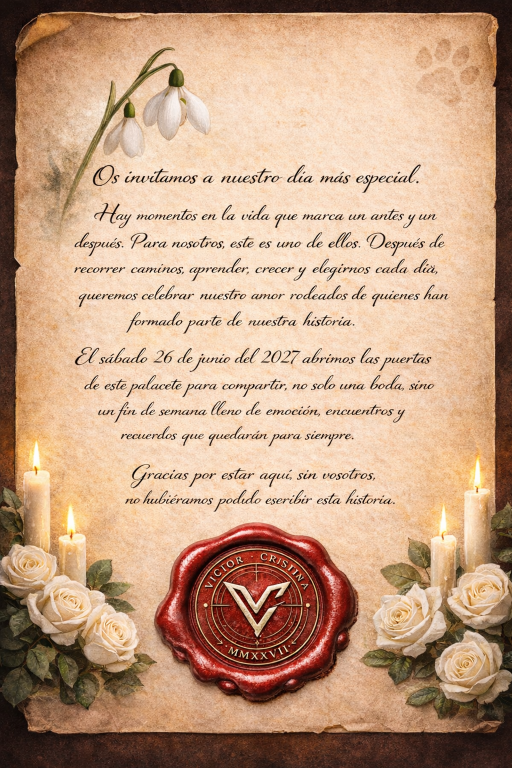
#> input picture assets/gallery/nuestro-dia-mas-especial.png, 1024 x 1536 px (shown at 1/2 size)
$ python animate_candles.py
#> lines starting #> are read from the running program, lines starting #| are printed output that depends on the picture; after the words box and inside, x2 and y2 are one past the last pixel; in counts of white or black regions, pixels touching at a corner belong together
#> in main, base is the input picture: shape (1536, 1024, 3); mean B, G, R 129.9, 157.8, 193.8
#!/usr/bin/env python3
"""
Animate candle flames in a static image using OpenCV + MoviePy.

Goal:
- Keep the image static except for candle flames.
- Simulate realistic flame motion (shape + brightness + glow).
- Export a seamless loop in MP4 or GIF.

Dependencies:
    pip install numpy opencv-python moviepy

Example:
    python3 animate_candles.py \
      --input assets/gallery/nuestro-dia-mas-especial.png \
      --output assets/gallery/nuestro-dia-mas-especial-animado.mp4 \
      --duration 4 --fps 24

    python3 animate_candles.py \
      --input assets/gallery/centro-mesa-programa.png \
      --output assets/gallery/centro-mesa-programa-animado.mp4 \
      --duration 4 --fps 24

Optional manual flame override (repeat --flame for each candle):
    --flame x,y,rx,ry,phase
Example:
    --flame 226,46,36,62,0.1 --flame 1380,495,34,64,1.9 --flame 1308,836,34,64,3.2
"""

from __future__ import annotations

import argparse
import math
from dataclasses import dataclass
from pathlib import Path
from typing import Iterable, List, Sequence

try:
    import cv2
    import numpy as np
except Exception as exc:
    raise SystemExit(
        "Missing dependencies. Install with: pip install numpy opencv-python moviepy"
    ) from exc

try:
    # MoviePy 1.x
    from moviepy.editor import VideoClip
except Exception:
    # MoviePy 2.x
    from moviepy import VideoClip


@dataclass(frozen=True)
class FlameConfig:
    """User-level config for one flame region."""

    cx: int
    cy: int
    rx: int
    ry: int
    phase: float = 0.0


@dataclass
class PreparedFlame:
    """Precomputed arrays for fast per-frame animation."""

    cfg: FlameConfig
    x0: int
    y0: int
    x1: int
    y1: int
    xx: np.ndarray
    yy: np.ndarray
    core: np.ndarray
    tip: np.ndarray
    alpha: np.ndarray
    glow: np.ndarray
    base_roi: np.ndarray


# [30 lines left out: functions periodic_mix, parse_flame, not called in this run]


def default_flames(width: int, height: int) -> List[FlameConfig]:
    """
    Defaults tuned for this repo image assets.
    Falls back to relative coordinates for the letter image composition.
    """
#> called with width = 1024, height = 1536
    if width == 1536 and height == 1024:
        return [
            FlameConfig(226, 46, 36, 62, 0.1),   # top-left candle
            FlameConfig(1380, 495, 34, 64, 1.9), # right-middle candle
            FlameConfig(1308, 836, 34, 64, 3.2), # bottom-right candle
        ]

    if width == 1498 and height == 533:
        return [
            FlameConfig(652, 74, 30, 44, 0.12),   # top-left tall candle
            FlameConfig(840, 62, 30, 44, 0.88),   # top-right tall candle
            FlameConfig(376, 251, 24, 34, 1.42),  # left-front candle
            FlameConfig(493, 306, 22, 30, 2.05),  # left-front small candle
            FlameConfig(1064, 182, 24, 34, 2.78), # right-middle candle
            FlameConfig(1203, 265, 24, 34, 3.44), # right-front candle
        ]

    rel = [
        (0.147, 0.045, 0.023, 0.060, 0.1),
        (0.898, 0.484, 0.022, 0.063, 1.9),
        (0.852, 0.816, 0.022, 0.063, 3.2),
    ]
    out: List[FlameConfig] = []
    for cxr, cyr, rxr, ryr, phase in rel:
        out.append(
            FlameConfig(
                cx=int(round(cxr * width)),
                cy=int(round(cyr * height)),
                rx=max(10, int(round(rxr * width))),
                ry=max(20, int(round(ryr * height))),
                phase=phase,
            )
        )
    return out


class CandleAnimator:
    def __init__(
        self,
        base_bgr_u8: np.ndarray,
        flames: Iterable[FlameConfig],
        duration: float,
    ) -> None:
#> called with duration = 4
        if base_bgr_u8.ndim != 3 or base_bgr_u8.shape[2] != 3:
            raise ValueError("Input image must be a 3-channel color image.")
        self.base = base_bgr_u8.astype(np.float32)
        self.height, self.width = base_bgr_u8.shape[:2]
#> self.height = 1536; self.width = 1024
        self.duration = float(duration)
        self.flames = [self._prepare_flame(f) for f in flames]

    def _prepare_flame(self, cfg: FlameConfig) -> PreparedFlame:
        # Expand ROI around flame to allow deformation without hard edges.
        x0 = max(cfg.cx - 2 * cfg.rx, 0)
        x1 = min(cfg.cx + 2 * cfg.rx + 1, self.width)
#> x1 = 200
        y0 = max(cfg.cy - 2 * cfg.ry, 0)
        y1 = min(cfg.cy + 2 * cfg.ry + 1, self.height)
#> y1 = 254

        roi = self.base[y0:y1, x0:x1]
        h, w = roi.shape[:2]
#> h = 254; w = 97

        yy, xx = np.mgrid[0:h, 0:w].astype(np.float32)
        x_abs = xx + float(x0)
        y_abs = yy + float(y0)

        rx = float(max(cfg.rx, 1))
        ry = float(max(cfg.ry, 1))

        xn = (x_abs - float(cfg.cx)) / rx
        yn = (y_abs - float(cfg.cy)) / ry
        dist2 = xn * xn + yn * yn

        # Core deformation weight for flame movement.
        core = np.exp(-2.8 * dist2).astype(np.float32)

        # Tip factor: stronger motion near flame tip (upper area).
        tip = np.clip((float(cfg.cy + cfg.ry) - y_abs) / (2.0 * ry), 0.0, 1.0).astype(
            np.float32
        )

        # Prior limits flame mask mostly to the selected ellipse.
        prior = (dist2 <= 1.3).astype(np.uint8) * 255

        # Auto mask from warm + bright pixels (flame colors).
        roi_u8 = np.clip(roi, 0, 255).astype(np.uint8)
        hsv = cv2.cvtColor(roi_u8, cv2.COLOR_BGR2HSV)
#> hsv: shape (254, 97, 3); mean H, S, V 12.5, 113.5, 185.5
        warm = cv2.inRange(hsv, (5, 60, 120), (45, 255, 255))
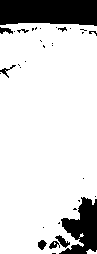
#> warm: shape (254, 97); 83.7% white; 33 black regions (24 under 20 px), largest, box (x1, y1, x2, y2) and area: (0, 0, 97, 26) 2323, (59, 197, 97, 254) 1273, (55, 235, 70, 248) 82
        hot = cv2.inRange(hsv, (0, 0, 190), (179, 140, 255))
#> hot: shape (254, 97); 61.2% white; 111 black regions (101 under 20 px), largest, box (x1, y1, x2, y2) and area: (0, 0, 97, 112) 8819, (0, 115, 21, 138) 137, (11, 121, 25, 134) 69
        mask = cv2.bitwise_or(warm, hot)
#> mask: shape (254, 97); 89.7% white; 22 black regions (17 under 20 px), largest, box (x1, y1, x2, y2) and area: (0, 0, 97, 26) 2323, (0, 27, 13, 34) 56, (0, 65, 16, 78) 50, (17, 29, 29, 33) 23, (58, 27, 67, 32) 22
        mask = cv2.bitwise_and(mask, prior)
#> mask: shape (254, 97); 28% white; 1 white region, box (x1, y1, x2, y2) and area: (21, 23, 76, 174) 6904
        mask = cv2.morphologyEx(mask, cv2.MORPH_OPEN, np.ones((3, 3), np.uint8))
#> mask: shape (254, 97); 28% white; 1 white region, box (x1, y1, x2, y2) and area: (21, 23, 76, 174) 6893

        sigma_x = max(1.0, cfg.rx * 0.20)
        sigma_y = max(1.0, cfg.ry * 0.20)
        mask = cv2.GaussianBlur(mask, (0, 0), sigmaX=sigma_x, sigmaY=sigma_y)
        alpha = (mask.astype(np.float32) / 255.0)

        # Fallback if color mask fails (unusual image/color grading).
        if float(alpha.max()) < 0.12:
            alpha = np.clip(core ** 1.4, 0.0, 1.0)

        alpha = np.clip(alpha * 1.20, 0.0, 1.0)
        glow = cv2.GaussianBlur(
            alpha, (0, 0), sigmaX=max(2.0, cfg.rx * 0.85), sigmaY=max(2.0, cfg.ry * 0.85)
        ).astype(np.float32)
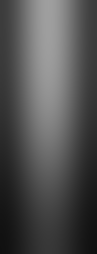
#> glow: shape (254, 97) float32; min 0.0662, max 0.624, mean 0.314

        return PreparedFlame(
            cfg=cfg,
            x0=x0,
            y0=y0,
            x1=x1,
            y1=y1,
            xx=xx,
            yy=yy,
            core=core,
            tip=tip,
            alpha=alpha,
            glow=glow,
            base_roi=roi,
        )

    # [90 lines left out: functions make_frame, write_debug_mask, not called in this run]


def build_parser() -> argparse.ArgumentParser:
    p = argparse.ArgumentParser(
        description="Animate candle flames in a static image (OpenCV + MoviePy)."
    )
    p.add_argument(
        "--input",
        default="assets/gallery/nuestro-dia-mas-especial.png",
        help="Input image path.",
    )
    p.add_argument(
        "--output",
        default="assets/gallery/nuestro-dia-mas-especial-animado.mp4",
        help="Output video path (.mp4/.mov/.gif).",
    )
    p.add_argument(
        "--duration",
        type=float,
        default=4.0,
        help="Loop duration in seconds. Use whole/fractional values (default: 4).",
    )
    p.add_argument(
        "--fps",
        type=int,
        default=24,
        help="Frames per second (default: 24).",
    )
    p.add_argument(
        "--flame",
        action="append",
        default=[],
        metavar="x,y,rx,ry[,phase]",
        help="Manual flame region. Repeat this argument for multiple flames.",
    )
    p.add_argument(
        "--write-mask",
        default="",
        help="Optional path to write a debug mask image of animated flame zones.",
    )
    return p


def main() -> None:
    args = build_parser().parse_args()

    input_path = Path(args.input)
    output_path = Path(args.output)
    if not input_path.exists():
        raise SystemExit(f"Input image not found: {input_path}")

    if args.duration <= 0:
        raise SystemExit("--duration must be > 0")
    if args.fps <= 0:
        raise SystemExit("--fps must be > 0")

    base = cv2.imread(str(input_path), cv2.IMREAD_COLOR)
    if base is None:
        raise SystemExit(f"Could not read image: {input_path}")

    flames = [parse_flame(x) for x in args.flame] if args.flame else default_flames(
        base.shape[1], base.shape[0]
    )

    animator = CandleAnimator(base, flames=flames, duration=float(args.duration))
#> in _prepare_flame (call 2), `x0 = max(cfg.cx - 2 * cfg.rx, 0)`: x0 = 874
#> in _prepare_flame (call 2), `prior = (dist2 <= 1.3).astype(np.uint8) * 255`: prior: shape (389, 93); 25.2% white; 1 white region, box (x1, y1, x2, y2) and area: (20, 84, 73, 305) 9129
#> in _prepare_flame (call 2), `hsv = cv2.cvtColor(roi_u8, cv2.COLOR_BGR2HSV)`: hsv: shape (389, 93, 3); mean H, S, V 14.2, 91.7, 232.3
#> in _prepare_flame (call 2), `warm = cv2.inRange(hsv, (5, 60, 120), (45, 255, 255))`: warm: shape (389, 93); 98.2% white; 24 black regions (16 under 20 px), largest, box (x1, y1, x2, y2) and area: (0, 13, 23, 30) 179, (5, 37, 22, 51) 108, (78, 374, 85, 389) 80
#> in _prepare_flame (call 2), `hot = cv2.inRange(hsv, (0, 0, 190), (179, 140, 255))`: hot: shape (389, 93); 98.5% white; 13 black regions (10 under 20 px), largest, box (x1, y1, x2, y2) and area: (66, 347, 93, 389) 352, (0, 39, 25, 50) 126, (58, 369, 68, 380) 42
#> in _prepare_flame (call 2), `mask = cv2.bitwise_or(warm, hot)`: mask: shape (389, 93); 99.8% white; black in thin lines or dots, all inside (x1, y1, x2, y2) = (0, 39, 21, 50)
#> in _prepare_flame (call 2), `glow = cv2.GaussianBlur( alpha, (0, 0), sigmaX=max(2.0, cfg.rx * 0.85)..`:
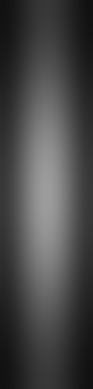
#> glow: shape (389, 93) float32; min 0.0667, max 0.616, mean 0.278
#> in _prepare_flame (call 3), `x0 = max(cfg.cx - 2 * cfg.rx, 0)`: x0 = 826
#> in _prepare_flame (call 3), `roi = self.base[y0:y1, x0:x1]`:
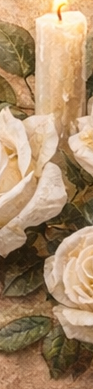
#> roi: shape (389, 93, 3) float32; mean B, G, R 106.6, 139.9, 169.9
#> in _prepare_flame (call 3), `hsv = cv2.cvtColor(roi_u8, cv2.COLOR_BGR2HSV)`: hsv: shape (389, 93, 3); mean H, S, V 16, 106, 169.9
#> in _prepare_flame (call 3), `warm = cv2.inRange(hsv, (5, 60, 120), (45, 255, 255))`: warm: shape (389, 93); 60% white; 69 black regions (45 under 20 px), largest, box (x1, y1, x2, y2) and area: (0, 151, 93, 307) 5397, (0, 314, 93, 381) 3108, (0, 107, 58, 175) 1613
#> in _prepare_flame (call 3), `hot = cv2.inRange(hsv, (0, 0, 190), (179, 140, 255))`:
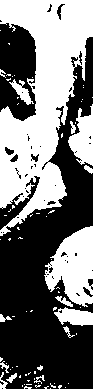
#> hot: shape (389, 93); 45.6% white; 77 white regions (61 under 20 px), largest, box (x1, y1, x2, y2) and area: (0, 0, 93, 236) 11623, (44, 226, 93, 307) 2487, (68, 104, 93, 166) 912
#> in _prepare_flame (call 3), `mask = cv2.bitwise_or(warm, hot)`: mask: shape (389, 93); 74.9% white; 55 black regions (46 under 20 px), largest, box (x1, y1, x2, y2) and area: (0, 151, 93, 307) 4939, (0, 314, 93, 381) 3092, (13, 37, 35, 92) 484
#> in _prepare_flame (call 3), `mask = cv2.bitwise_and(mask, prior)`: mask: shape (389, 93); 18.5% white; 9 white regions (5 under 20 px), largest, box (x1, y1, x2, y2) and area: (20, 84, 73, 244) 5676, (43, 236, 71, 298) 921, (37, 295, 51, 305) 68, (53, 224, 64, 228) 26
#> in _prepare_flame (call 3), `mask = cv2.morphologyEx(mask, cv2.MORPH_OPEN, np.ones((3, 3), np.uint8))`: mask: shape (389, 93); 18.3% white; 5 white regions (1 under 20 px), largest, box (x1, y1, x2, y2) and area: (20, 84, 73, 229) 5609, (44, 236, 71, 297) 905, (39, 297, 49, 305) 54, (22, 232, 27, 241) 35
#> in _prepare_flame (call 3), `alpha = np.clip(alpha * 1.20, 0.0, 1.0)`:
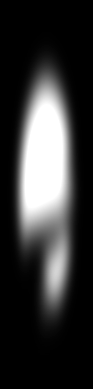
#> alpha: shape (389, 93) float32; min 0, max 1, mean 0.208
#> in _prepare_flame (call 3), `glow = cv2.GaussianBlur( alpha, (0, 0), sigmaX=max(2.0, cfg.rx * 0.85)..`:
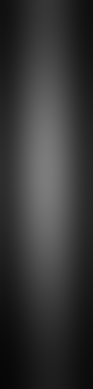
#> glow: shape (389, 93) float32; min 0.0266, max 0.486, mean 0.21
#> in __init__, `self.flames = [self._prepare_flame(f) for f in flames]`: self.flames = 3 items

    if args.write_mask:
        animator.write_debug_mask(Path(args.write_mask))

    clip = VideoClip(animator.make_frame, duration=float(args.duration))
    output_path.parent.mkdir(parents=True, exist_ok=True)

    suffix = output_path.suffix.lower()
    if suffix == ".gif":
        # loop=0 means infinite loop in GIF metadata.
        clip.write_gif(str(output_path), fps=int(args.fps), loop=0)
    elif suffix in {".mp4", ".m4v", ".mov"}:
        clip.write_videofile(
            str(output_path),
            fps=int(args.fps),
            codec="libx264",
            audio=False,
            ffmpeg_params=["-pix_fmt", "yuv420p", "-movflags", "+faststart"],
        )
    else:
        raise SystemExit("Output extension must be .mp4, .mov, .m4v or .gif")

    clip.close()
    print(f"Done: {output_path}")


if __name__ == "__main__":
    main()
#> (the call stopped at in main, `clip = VideoClip(animator.make_frame, duration=float(args.duration))`: moviepy is not available in this run)
